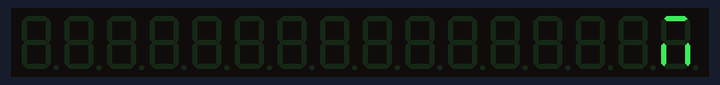
Recording of a program running on a simulated Raspberry Pi (BCM pin numbers). On the bench: 16-digit seven-segment display. At 15.6 s the program stops and its outputs stay as they are.

Above: at 0.6 s.
At 2.2 s:
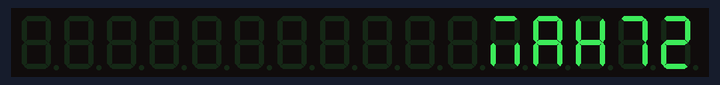
At 4.2 s:
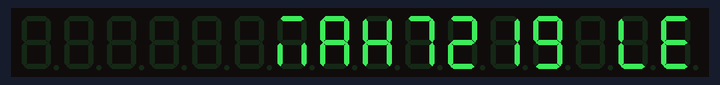
At 7.81 s:
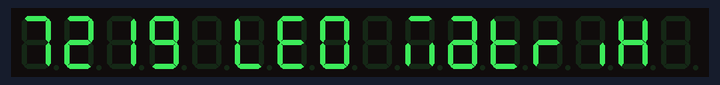
At 11.41 s:
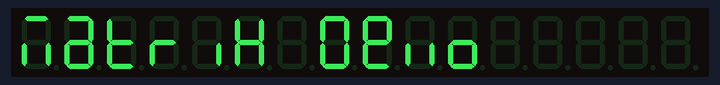
At 15.42 s:
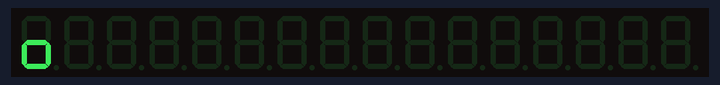

The program:

max7219-test.py
```python
#!/usr/bin/env python

import max7219.led as led
import time
from max7219.font import proportional, SINCLAIR_FONT, TINY_FONT, CP437_FONT
from random import randrange

# device = led.matrix(cascaded=1)
device = led.sevensegment(cascaded=2,vertical=False)
# device.orientation(180);
device.show_message("MAX7219 LED Matrix Demo")
```

Measured:
- what the display in image 0 shows lasts 0.4 s, from 0.4 s to 0.8 s
